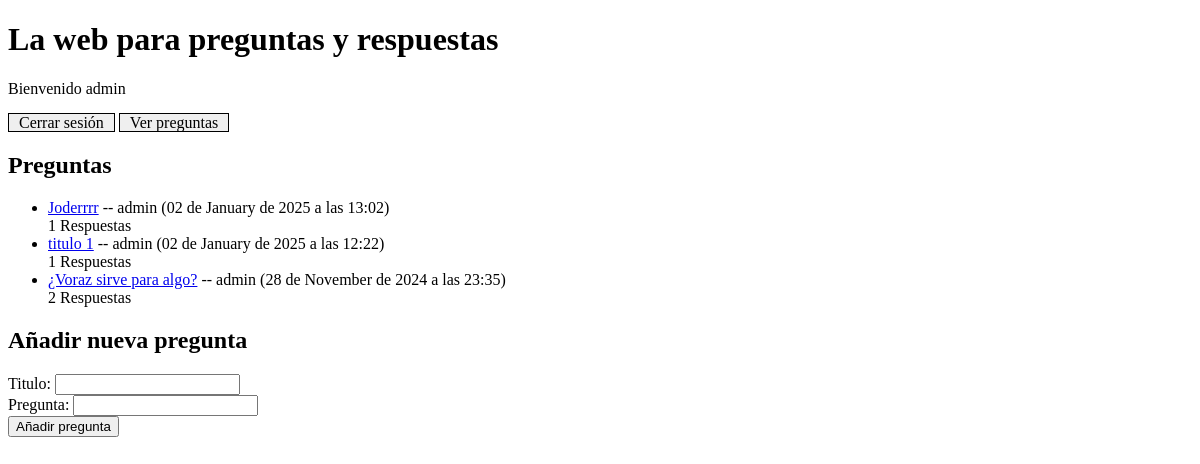
The app's page /preguntas/ (signed in) with its own data.
### preguntas/models.py (models this page shows, shortened)
class Pregunta(models.Model):
    id = models.BigAutoField(primary_key=True, null=False)
    titulo = models.CharField(max_length=250, null=False)
    texto = models.TextField(max_length=5000, null=False)
    fecha = models.DateTimeField(auto_now_add=True, null=False)
    autor = models.ForeignKey(settings.AUTH_USER_MODEL, on_delete=models.CASCADE)
    def num_respuestas(self):
        return self.respuesta_set.count()

### preguntas/views.py (the view)
# urls.py: path('', views.index, name='index'),
@require_GET
def index(request):
    preguntas = Pregunta.objects.order_by('-fecha')
    return render(request,
                  "listar_preguntas.html",
                  {'preguntas': preguntas, 'pregunta_form': PreguntaForm})

### preguntas/templatetags/date_filters.py (called while the page is built)
@register.filter
def formato_fecha(fecha):
    fecha_local = localtime(fecha)
    fecha_formateada = fecha_local.strftime("%d de %B de %Y a las %H:%M")
    month_capitalize = fecha_local.strftime("%B").capitalize()
    return fecha_formateada.replace(fecha_local.strftime("%B"), month_capitalize)

### preguntas/templates/listar_preguntas.html (shortened to what this page needs)
{% extends 'base.html' %}
{% load date_filters %}
{% block content %}
<h2>Preguntas</h2>
<ul>
    {% for pregunta in preguntas %}
        <li>
            <a href="{% url 'preguntas:detalle_pregunta' pregunta.id %}">{{ pregunta.titulo }}</a>
            --
            {{ pregunta.autor }}
            ({{ pregunta.fecha|formato_fecha}})<br>
            {{ pregunta.num_respuestas }} Respuestas
        </li>
    {% endfor %}
</ul>
{% if request.user.username %}
    <h2>Añadir nueva pregunta</h2>
    <form action="{% url 'preguntas:nueva_pregunta' %}" method="post">
        {{ pregunta_form }}
        <button type="submit">Añadir pregunta</button>
    </form>
{% endif %}
{% endblock %}

### preguntas/templates/base.html (shortened to what this page needs)
{% load static %}
<!DOCTYPE html>
<html lang="es">
<head>
    <link rel="stylesheet" href="{% static 'css/preguntas.css' %}">
</head>
<body>
    <header>
        <h1>La web para preguntas y respuestas</h1>
        <nav>
            {% if request.user.username %}
                <p>Bienvenido {{request.user.username}}</p>
                <a class="btn-nav-session" href="{% url 'preguntas:logout' %}">Cerrar sesión</a>
                <a class="btn-nav-session" href="{% url 'preguntas:ver_preguntas' %}">Ver preguntas</a>
            {% else %}
                <p>No autenticado</p>
                <a class="btn-nav-session" href="{% url 'preguntas:login' %}">Iniciar sesión</a>
            {% endif %}
        </nav>
    </header>
    <main>
        {% block content %}{% endblock %}
    </main>
</body>
</html>

### preguntas/static/css/preguntas.css (style rules this page uses)
.btn-nav-session { padding: 0 10px; background: buttonface; border: 1px solid black; color: black; text-decoration: none; }

### records on screen
Pregunta: titulo "Joderrrr", autor "admin", fecha "02 de January de 2025 a las 13:02", num_respuestas "1"
Pregunta: titulo "titulo 1", autor "admin", fecha "02 de January de 2025 a las 12:22", num_respuestas "1"
Pregunta: titulo "¿Voraz sirve para algo?", autor "admin", fecha "28 de November de 2024 a las 23:35", num_respuestas "2"

### other values on screen
{{ request.user.username }} "admin"
